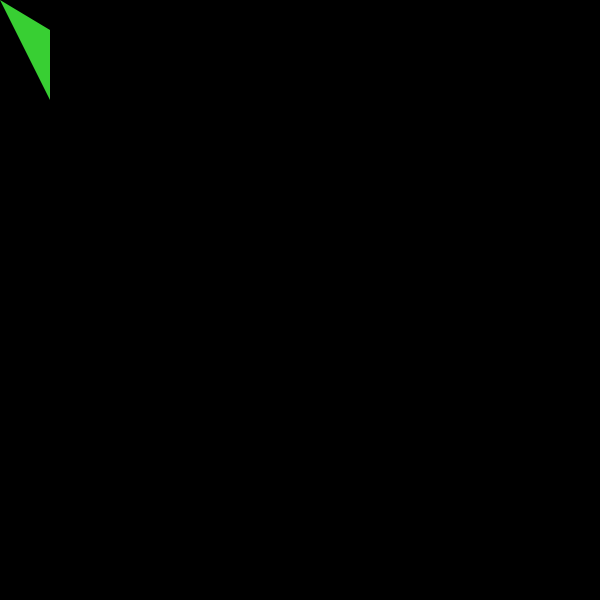
Frame 1 (no input)
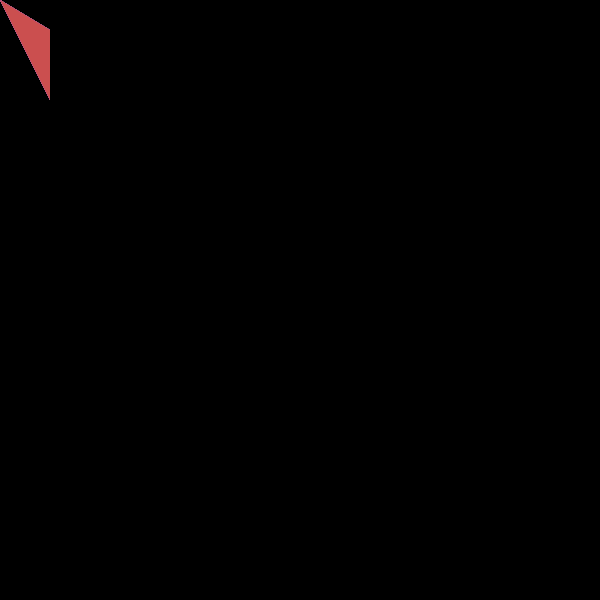
Frame 60 (the mouse pressed at the canvas centre just before this capture)
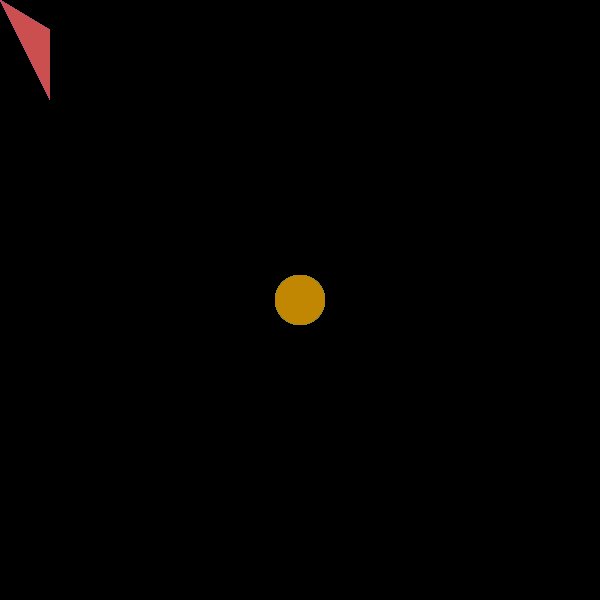
Frame 120 (the mouse held since frame 60 and released just before this capture)

The Processing sketch that drew these frames (run headless with seeded random() and noise(); from frame 60 on, the mouse is pressed at the canvas centre):

// Processing sketch: processing_120887
// ── processing_120887.pde

//tauler de dibuix 
boolean click = false;
//Si pulsem la tecla espai, el que hi ha al tauler de dibux es borrarà
void keyPressed() {
  if (key == ' ') 
    background(0);
}
void setup() {
  random (0, 255);
  background (0);
  size (600, 600);
  smooth ();
  noStroke();
}
void draw() {
  if (click == false) {
      fill(random(0, 255), random(0, 255), random(0, 255), random(0,255));
      triangle(mouseX, mouseY, 50, 100, 50,30);
        
  }
      else {
            fill(random(0, 255), random(0, 255), random(0, 255));
            ellipse(mouseX, mouseY, 50, 50);
     }
}
 void mousePressed(){
    click = true;
  }

void mouseReleased() {
  click = false;
}
